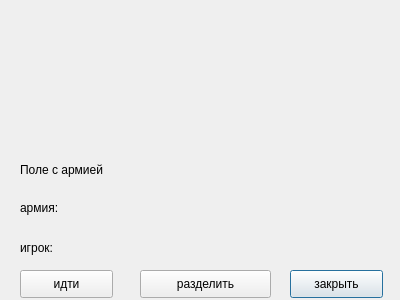
<?xml version="1.0" encoding="UTF-8"?>
<ui version="4.0">
 <class>Dialog</class>
 <widget class="QDialog" name="Dialog">
  <property name="geometry">
   <rect>
    <x>0</x>
    <y>0</y>
    <width>400</width>
    <height>300</height>
   </rect>
  </property>
  <property name="windowTitle">
   <string>Dialog</string>
  </property>
  <widget class="QLabel" name="label">
   <property name="geometry">
    <rect>
     <x>20</x>
     <y>160</y>
     <width>101</width>
     <height>20</height>
    </rect>
   </property>
   <property name="text">
    <string>Поле с армией</string>
   </property>
  </widget>
  <widget class="QPushButton" name="pushButton">
   <property name="geometry">
    <rect>
     <x>290</x>
     <y>270</y>
     <width>93</width>
     <height>28</height>
    </rect>
   </property>
   <property name="text">
    <string>закрыть</string>
   </property>
  </widget>
  <widget class="QLabel" name="label_2">
   <property name="geometry">
    <rect>
     <x>20</x>
     <y>200</y>
     <width>55</width>
     <height>16</height>
    </rect>
   </property>
   <property name="text">
    <string>армия:</string>
   </property>
  </widget>
  <widget class="QPushButton" name="go_to_button">
   <property name="geometry">
    <rect>
     <x>20</x>
     <y>270</y>
     <width>93</width>
     <height>28</height>
    </rect>
   </property>
   <property name="text">
    <string>идти</string>
   </property>
  </widget>
  <widget class="QPushButton" name="pushButton_2">
   <property name="geometry">
    <rect>
     <x>140</x>
     <y>270</y>
     <width>131</width>
     <height>28</height>
    </rect>
   </property>
   <property name="text">
    <string>разделить</string>
   </property>
  </widget>
  <widget class="QLabel" name="label_4">
   <property name="geometry">
    <rect>
     <x>20</x>
     <y>240</y>
     <width>101</width>
     <height>16</height>
    </rect>
   </property>
   <property name="text">
    <string>игрок:</string>
   </property>
  </widget>
  <widget class="QLabel" name="label_5">
   <property name="geometry">
    <rect>
     <x>170</x>
     <y>30</y>
     <width>221</width>
     <height>221</height>
    </rect>
   </property>
   <property name="text">
    <string/>
   </property>
  </widget>
 </widget>
 <resources/>
 <connections/>
</ui>
